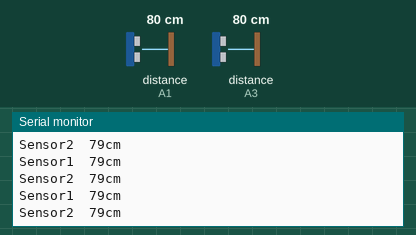
A sketch run on a simulated Arduino Uno, built with avr-gcc and run on an emulated ATmega328P. Parts: the last lines printed to the serial monitor. Wiring (inferred from the names in the program): 2 × ultrasonic range finder: trigger A0, echo A1 / trigger A2, echo A3. The inputs (shaded band) are chosen by the test bench; at power-on: distance to the obstacle (sensors on A1, A3) 80 cm. The echo pulse lasts 58.3 µs per cm.

Above: at 1.2 s.
1.3 s: distance to the obstacle (sensor on A1) set to 60 cm
At 1.35 s:
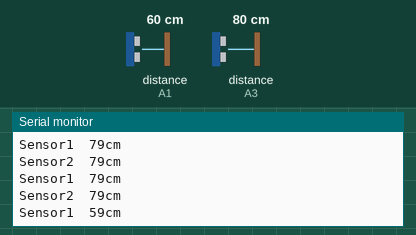
4.3 s: distance to the obstacle (sensor on A3) set to 2 cm
At 4.31 s:
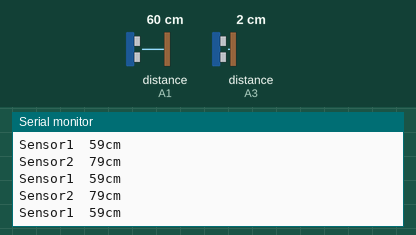
7.3 s: distance to the obstacle (sensor on A1) set to 4 cm
At 7.31 s:
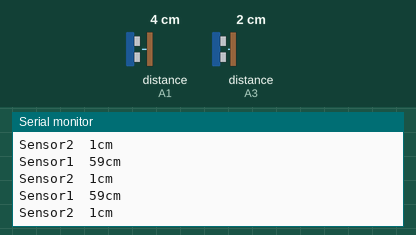
10.3 s: distance to the obstacle (sensor on A3) set to 120 cm
At 10.36 s:
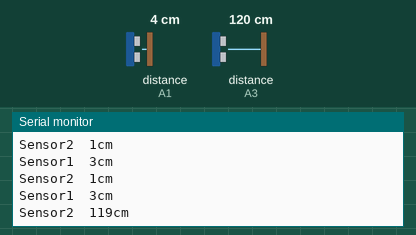
13.3 s: distance to the obstacle (sensor on A1) set to 120 cm
At 13.3 s:
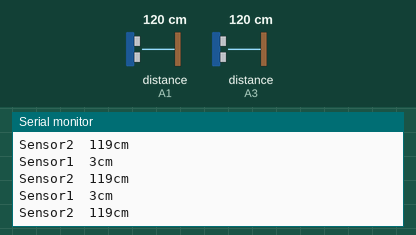
16.3 s: distance to the obstacle (sensor on A3) set to 4 cm
At 16.31 s:
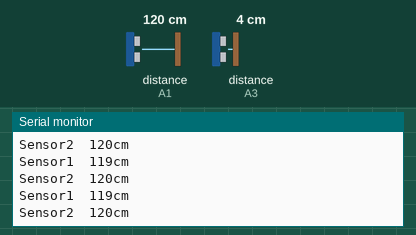
Timing chart, 0 to 19.3 s (numbered marks = the images above; inputs shaded):
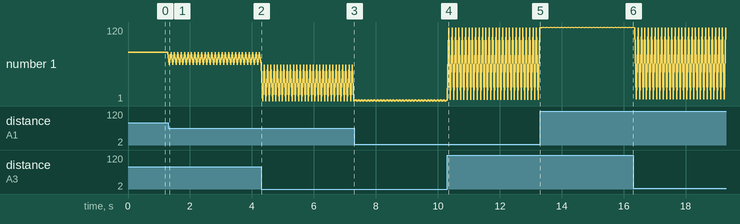

Measured:
- after the input at 1.3 s, the serial monitor: prints a new line at once (image 1)
- after the input at 10.3 s, the serial monitor: prints a new line after 0.05 s (image 4)
- plotted number 1: 79 → 59 after the input at 1.3 s, 1 → 3 after the input at 7.3 s, 3 → 119 after the input at 10.3 s, 119 → 120 after the input at 13.3 s

The sketch:

2sonics.ino
```cpp
int trigPin1=A0;
int echoPin1=A1;

int trigPin2=A2;
int echoPin2=A3;


void setup() {
  Serial.begin (9600);
  pinMode(trigPin1, OUTPUT);
  pinMode(echoPin1, INPUT);
   pinMode(trigPin2, OUTPUT);
  pinMode(echoPin2, INPUT);


}

void loop() {
  long duration1, distance1;
  digitalWrite(trigPin1, LOW);  // Added this line
  delayMicroseconds(2); // Added this line
  digitalWrite(trigPin1, HIGH);
  delayMicroseconds(10); // Added this line
  digitalWrite(trigPin1, LOW);
  duration1 = pulseIn(echoPin1, HIGH);
  distance1 = (duration1/2) / 29.1;

   if (distance1 >= 600 || distance1 <= 0){
    Serial.print("1 Out of range:");Serial.println(distance1);
  }
  else {
    Serial.print ( "Sensor1  ");
    Serial.print ( distance1);
    Serial.println("cm");
  }
  delay(50);

long duration2, distance2;
  digitalWrite(trigPin2, LOW);  // Added this line
  delayMicroseconds(2); // Added this line
  digitalWrite(trigPin2, HIGH);
  delayMicroseconds(10); // Added this line
  digitalWrite(trigPin2, LOW);
  duration2 = pulseIn(echoPin2, HIGH);
  distance2= (duration2/2) / 29.1;

   if (distance2 >= 600 || distance2 <= 0){
    Serial.print("2 Out of range: "); Serial.println(distance2);
  }
  else {
    Serial.print("Sensor2  ");
    Serial.print(distance2);
    Serial.println("cm");
  }
  delay(50);


}
```
